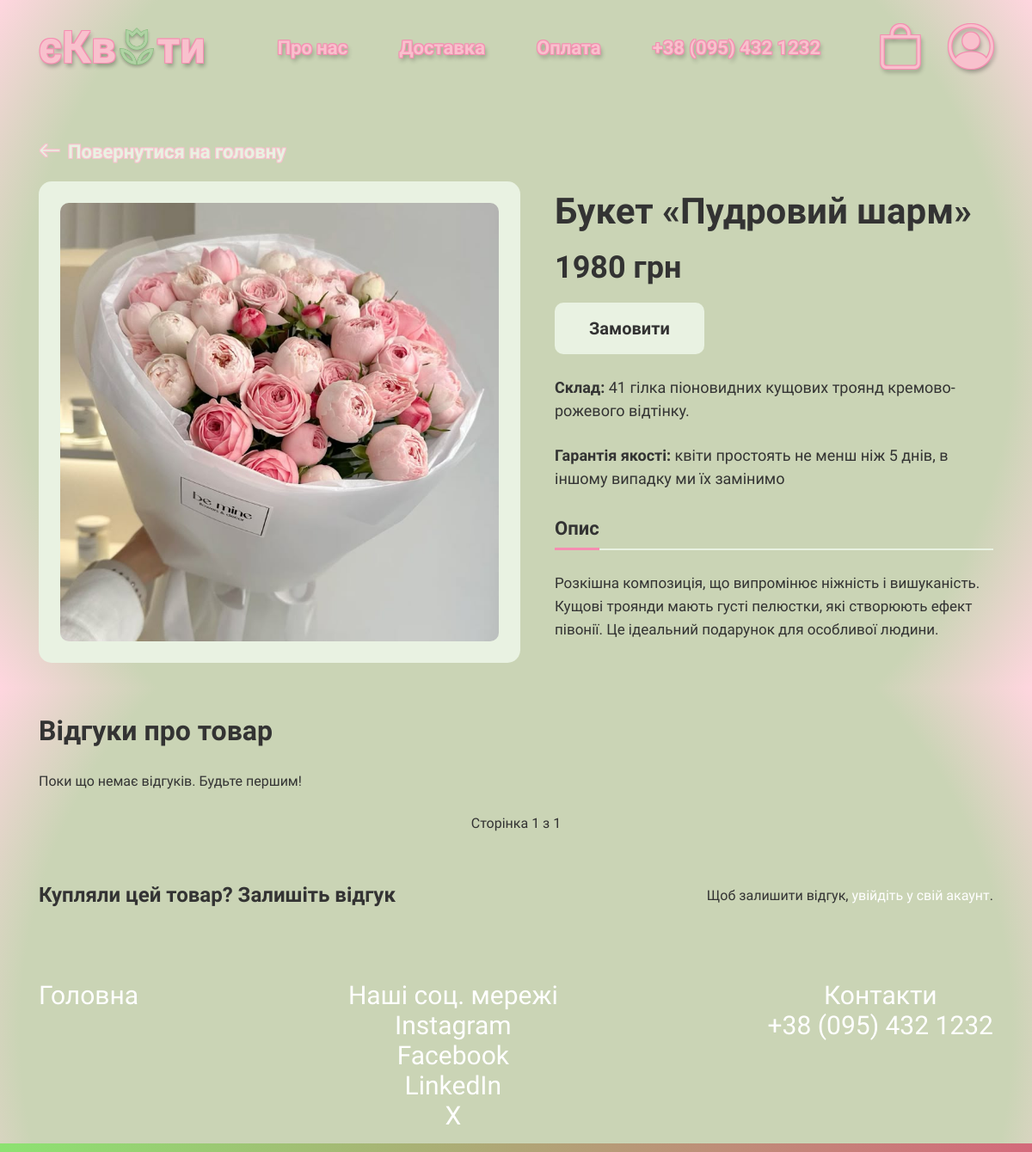
The app's page /pro_tovar/2/, older data.
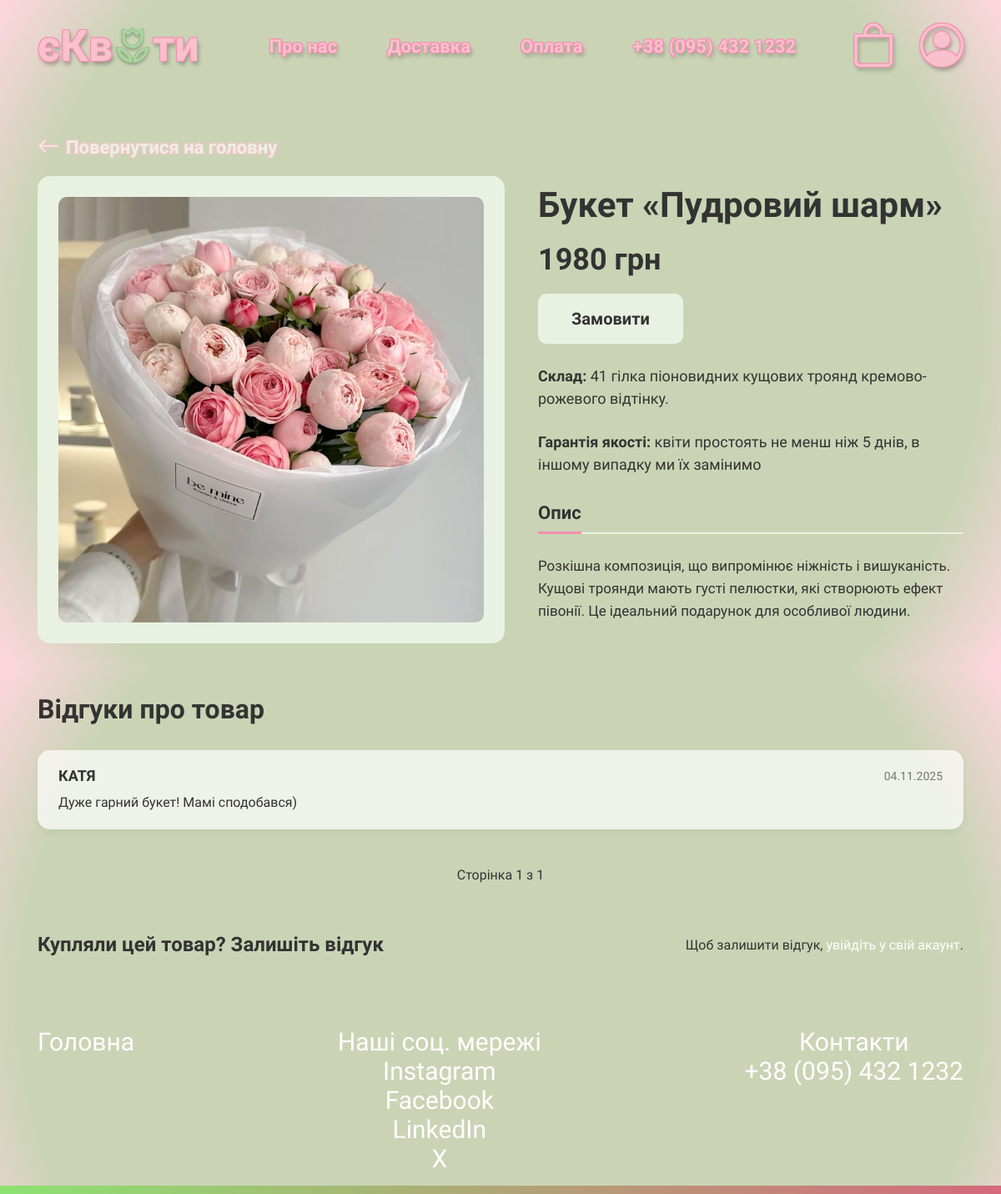
The same page, newer data.
### shop/models.py (models this page shows, shortened)
class Bouquet(models.Model):
    name = models.CharField(max_length=100, verbose_name="Назва букета")
    flowers = models.ManyToManyField(FlowerType, related_name="bouquets", verbose_name="Квіти у складі")
    composition = models.TextField(verbose_name="Склад")
    description = models.TextField(verbose_name="Опис")
    price = models.DecimalField(max_digits=8, decimal_places=2, verbose_name="Ціна")
    new_price = models.DecimalField(max_digits=8, decimal_places=2, null=True, blank=True, verbose_name="Нова ціна")
    image = models.ImageField(upload_to="bouquets/", verbose_name="Зображення")

class BouquetReview(models.Model):
    user = models.ForeignKey(settings.AUTH_USER_MODEL, on_delete=models.CASCADE)
    bouquet = models.ForeignKey(Bouquet, on_delete=models.CASCADE, related_name='reviews')
    text = models.TextField(verbose_name='Відгук')
    created_at = models.DateTimeField(auto_now_add=True)
    class Meta:
        ordering = ['-created_at']
        verbose_name = "Відгук"
        verbose_name_plural = "Відгуки"

### users/models.py (models this page shows, shortened)
class CustomUser(AbstractUser):
    username = None
    email = models.EmailField(unique=True, max_length=100)
    objects = CustomUserManager()
    groups = models.ManyToManyField(
        Group,
        related_name='customuser_set',
        blank=True,
        help_text='The groups this user belongs to. A user will get all permissions granted to each of their groups.',
        verbose_name='groups',
    )
    user_permissions = models.ManyToManyField(
        Permission,
        related_name='customuser_permissions',
        blank=True,
        help_text='Specific permissions for this user.',
        verbose_name='user permissions',
    )
    USERNAME_FIELD = 'email'
    REQUIRED_FIELDS = []

### shop/views.py (the view)
# urls.py: path('pro_tovar/<int:id>/', views.pro_tovar, name='pro_tovar'),
def pro_tovar(request, id):
    bouquet = get_object_or_404(Bouquet, id=id)
    reviews = bouquet.reviews.all()
    if request.method == 'POST':
        if 'send-review' in request.POST:
            if not request.user.is_authenticated:
                return redirect('shop:home')
            review_form = BouquetReviewForm(request.POST)
            if review_form.is_valid():
                review = review_form.save(commit=False)
                review.bouquet = bouquet
                review.user = request.user
                review.save()
                return redirect('shop:pro_tovar', id=bouquet.id)
        if 'add-to-cart' in request.POST:
            cart = Cart(request)
            quantity = int(request.POST.get('quantity', 1))
            cart.add(bouquet, quantity)
            return redirect('shop:pro_tovar', id=bouquet.id)
    else:
        review_form = BouquetReviewForm()
    paginator = Paginator(reviews, 5)
    page_number = request.GET.get('page')
    page_obj = paginator.get_page(page_number)
    context = {
        'bouquet': bouquet,
        'review_form': review_form,
        'reviews': page_obj.object_list,
        'page_obj': page_obj,
    }
    return render(request, 'shop/pro_tovar.html', context)

### cart/cart.py (called while the page is built)
    def __len__(self):
        return sum(item['quantity'] for item in self.cart.values())

### cart/context_processors.py (called while the page is built)
def cart(request):
    return {'cart': Cart(request)}

### templates/shop/pro_tovar.html (shortened to what this page needs)
{% extends "shop/base.html" %}
{% block css_links %}
{% load static %}
<link rel="stylesheet" href="{% static "shop/css/pro_tovar.css" %}">
{% endblock css_links %}
{% block content %}
    <main class="product-page-container">
        <a href="{% url "shop:main" %}" class="nav-link" id="back-arrow-button">
            <i class="bi bi-arrow-left"></i> Повернутися на головну
        </a>
        <section class="product-details-section">
            <div class="product-layout">
                <div class="product-image-container">
                    <img src="{{ bouquet.image.url }}" alt="{{ bouquet.name }}"> </div>
                <div class="product-info-container">
                    <h1 class="product-title">Букет {{ bouquet.name }}</h1>
                    <div class="product-price">
                        {% if bouquet.new_price %}
                            <span class="old-price">{{ bouquet.price|floatformat:0 }} грн</span>
                            <span class="new-price">{{ bouquet.new_price|floatformat:0 }} грн</span>
                            <span class="discount-badge">-{{ bouquet.discount|floatformat:0 }}%</span>
                        {% else %}
                            <span class="new-price">{{ bouquet.price|floatformat:0 }} грн</span>
                        {% endif %}
                    </div>
                    <form method="POST">
                        <button class="order-button" type='submit' name='add-to-cart'>Замовити</button>
                    </form>
                    <p class="product-composition">
                        <strong>Склад:</strong> {{bouquet.composition}}
                    </p>
                    <p class="product-guarantee">
                        <strong>Гарантія якості:</strong> квіти простоять не менш ніж 5 днів, в іншому випадку ми їх замінимо
                    </p>
                    <div class="tabs-container">
                        <div class="tabs-nav">
                            <button class="tab-link active" data-tab="description">Опис</button>
                        </div>
                        <div class="tabs-content">
                            <div id="description" class="tab-pane active">
                                <p>{{bouquet.description}}</p>
                            </div>
                        </div>
                    </div>
                </div>
            </div>
        </section>
        <section class="product-reviews">
            <h2 class="reviews-title">Відгуки про товар</h2>
            <div class="reviews-list">
                {% for review in reviews %}
                    <div class="review-item">
                        <div class="review-header">
                            <span class="review-author">{{review.user.first_name}}</span>
                            <span class="review-date">{{ review.created_at|date:"d.m.Y" }}</span>
                        </div>
                        <p class="review-body">{{review.text}}</p>
                    </div>
                {% empty %}
                    <p>Поки що немає відгуків. Будьте першим!</p>
                {% endfor %}
            </div>
            <div class="pagination">
                <span class="current-page">Сторінка {{ page_obj.number }} з {{ page_obj.paginator.num_pages }}</span>
            </div>
        </section>
        <section class="add-review-section">
            <h3 class="add-review-title">Купляли цей товар? Залишіть відгук</h3>
            {% if user.is_authenticated %}
                <form class="review-form" method="POST" action="{% url "shop:pro_tovar" bouquet.id %}">
                    {% csrf_token %}
                    {{ review_form.text }}
                    <button type="submit" class="submit-review-button" name="send-review">Надіслати</button>
                </form>
            {% else %}
                <p>Щоб залишити відгук, <a href="{% url 'shop:home' %}">увійдіть у свій акаунт</a>.</p>
            {% endif %}
        </section>
    </main>
{% endblock content %}

### templates/shop/base.html (shortened to what this page needs)
<!DOCTYPE html>
<html lang="en">
<head>
    {% load static %}
    <link rel="stylesheet" href="https://cdn.jsdelivr.net/npm/bootstrap-icons@1.11.3/font/bootstrap-icons.min.css">
    <link rel="stylesheet" href="https://cdnjs.cloudflare.com/ajax/libs/font-awesome/4.7.0/css/font-awesome.min.css">
    <link rel="stylesheet" href="{% static "shop/css/base.css" %}">
    {% block css_links %}
    {% endblock css_links %}
</head>
<body>
    <header class="header">
        <div class="nav-container">
            <div class="logo">
                <a href="{% url "shop:main" %}">єКв
                    <img src="{% static "shop/images/Vector.png" %}" alt="і" class="icon">ти
                </a>
            </div>
            <div class="nav-items">
                <div class="info">
                    <li class="info about-us">
                        <a href="{% url "shop:about_us" %}" class="nav-link">Про нас</a>
                    </li>
                    <li class="info delivery">
                        <a href="{% url "shop:delivery" %}" class="nav-link">Доставка</a>
                    </li>
                    <li class="info payment">
                        <a href="{% url "shop:payment" %}" class="nav-link">Оплата</a>
                    </li>
                    <li class="info number">
                        <a href="" class="nav-link">+38 (095) 432 1232</a>
                    </li>
                </div>
                <div class="icons">
                    <li class="icons cart">
                        <a href="{% url "cart:cart" %}" class="nav-link">
                            {% if cart|length > 0 %}
                                <i class="bi bi-bag-check"></i>
                            {% else %}
                                <i class="bi bi-bag"></i>
                            {% endif %}
                        </a>
                    </li>
                    <li class="icons account">
                        <a href="{% url "shop:profile" %}" class="nav-link"> <i class="bi bi-person-circle"></i></a>
                    </li>
                </div>
            </div>
        </div>
    </header>
    {% block content %}
    {% endblock content %}
    <footer class="footer">
        <div class="footer-sec main-page">
            <li class="footer-list"><a href="{% url "shop:main" %}">Головна</a></li>
        </div>
        <div class="footer-sec socials">
            <p class="footer-list">Наші соц. мережі</p>
            <li class="footer-list"><a href="https://www.instagram.com/ekvity_ua?igsh=MWE0ZTFodTE5NWIzag==">Instagram</a></li>
            <li class="footer-list"><a href="#">Facebook</a></li>
            <li class="footer-list"><a href="#">LinkedIn</a></li>
            <li class="footer-list"><a href="#">X</a></li>
        </div>
        <div class="footer-sec contacts">
            <p class="footer-list">Контакти</p>
            <li class="footer-list"><a href="#">+38 (095) 432 1232</a></li>
        </div>
        <section class="poloska"></section>
    </footer>
</body>
</html>

### static/shop/css/base.css (style rules this page uses)
:root { --fs-logo: 52px; --fs-nav-info: 22px; --fs-nav-icons: 52px; --fs-footer-list: 30px; --ff: 'Montserrat Alternates', sans-serif; }
body { -ms-overflow-style: none; scrollbar-width: none; background: radial-gradient(circle, #CAD4B5 10%, #CAD4B5 80%, #ffd6df 100%); height: 100vh; width: 100%; font-family: var(--ff); overflow-x: hidden; background-size: cover; }
*, *::before, *::after { box-sizing: border-box; margin: 0; padding: 0; text-decoration: none; list-style: none; outline: none; border: none; }
.header, .footer { padding: 25px 45px; display: flex; justify-content: space-between; }
.footer { position: relative; z-index: 1; }
.poloska { content: ''; position: absolute; bottom: 0; left: 0; width: 100%; height: 10px; background: linear-gradient(to right, #8CE271, #d4697b); z-index: 1000; }
.header .nav-container { width: 100%; display: flex; justify-content: space-between; }
.nav-container .logo a, .logo .icon { display: flex; align-items: center; font-weight: 600; font-size: var(--fs-logo); font-family: var(--ff); color: #F8C1CD; text-shadow: -1px -1px 0 #F58EB1, 1px -1px 0 #F58EB1, -1px 1px 0 #F58EB1, 1px 1px 0 #F58EB1, 2px 4px 5px rgba(0, 0, 0, .3); }
.nav-container .logo a .icon { height: 1em; width: auto; vertical-align: middle; }
.header .nav-container .nav-items { width: 75%; display: flex; justify-content: space-between; align-items: center; }
.nav-items .icons, .nav-items .info { display: flex; justify-content: space-between; }
.nav-items .info { gap: 60px; }
.nav-items .icons { gap: 30px; }
.info .nav-link { font-size: var(--fs-nav-info); font-weight: 600; font-family: var(--ff); cursor: pointer; color: #F8C1CD; text-shadow: -1px -1px 0 #F58EB1, 1px -1px 0 #F58EB1, -1px 1px 0 #F58EB1, 1px 1px 0 #F58EB1, 2px 4px 5px rgba(0, 0, 0, .3); }
.icons .nav-link { font-size: var(--fs-nav-icons); color: #F8C1CD; cursor: pointer; text-shadow: -1px -1px 0 #F58EB1, 1px -1px 0 #F58EB1, -1px 1px 0 #F58EB1, 1px 1px 0 #F58EB1, 2px 4px 5px rgba(0, 0, 0, .3); }
.footer .footer-sec .footer-list, .footer .footer-sec .footer-list a { font-size: var(--fs-footer-list); color: #fff; font-family: var(--ff); cursor: pointer; }
.main-page, .socials, .contacts { display: flex; flex-direction: column; align-items: center; }

Row changes from the older to the newer data that the page shows:
added BouquetReview: user.first_name "КАТЯ", created_at "04.11.2025", text "Дуже гарний букет! Мамі сподобався)"
Text that changed along with them:
text no longer shown: "Поки що немає відгуків. Будьте першим!"
